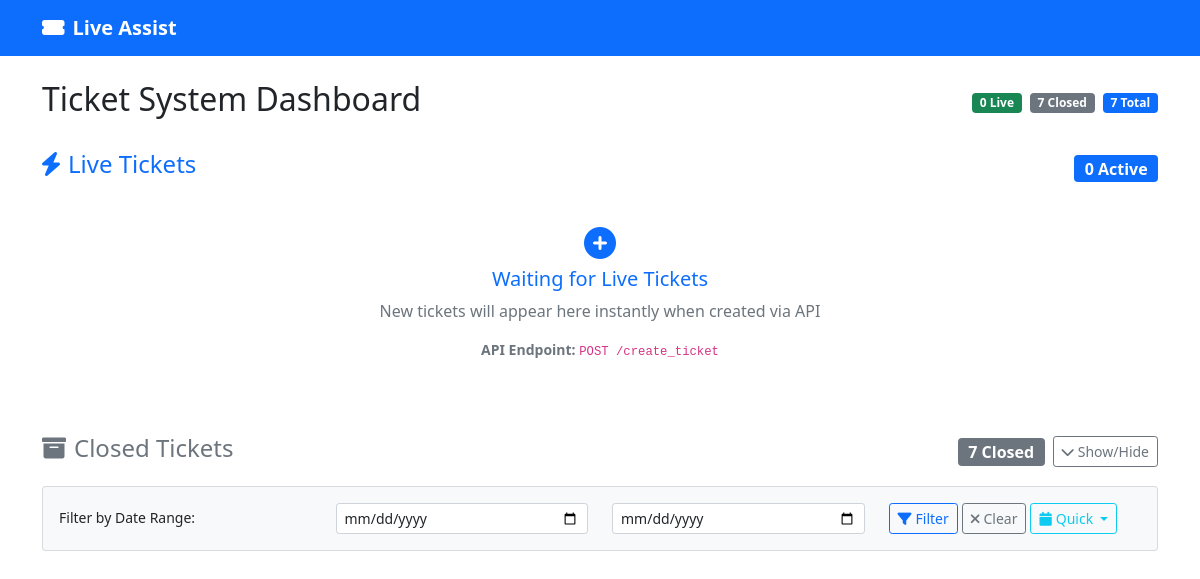
Page /dashboard on the earlier database version.
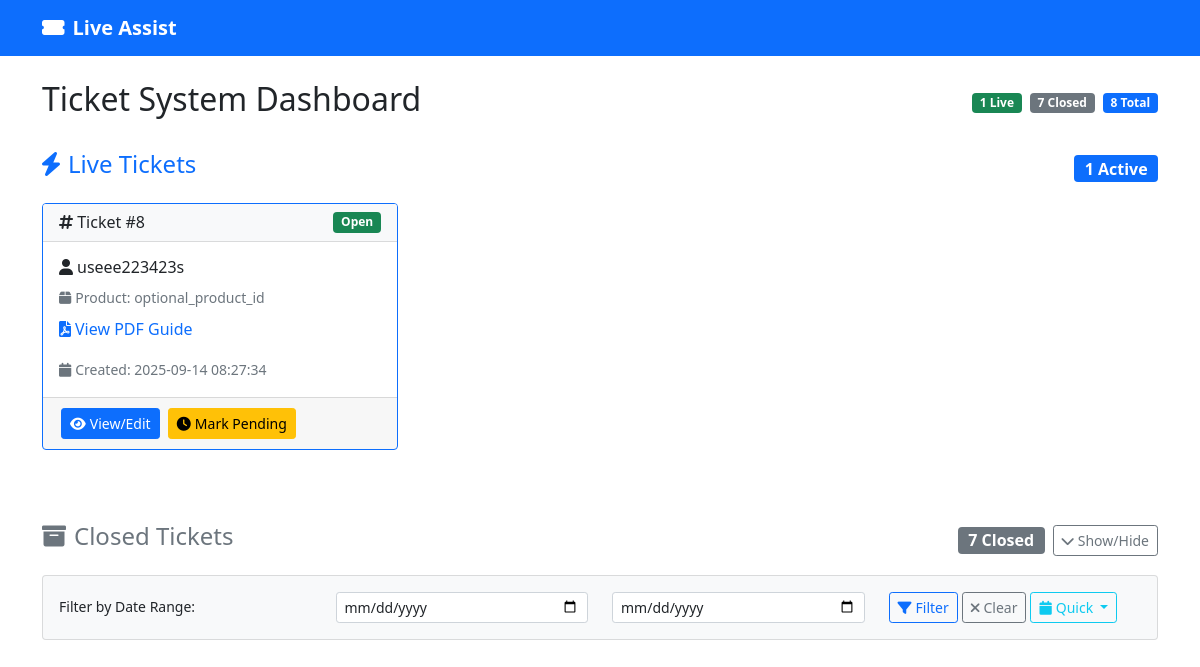
Same page on the later database version.
### tables this page shows
CREATE TABLE tickets (
            id INTEGER PRIMARY KEY AUTOINCREMENT,
            user_id TEXT NOT NULL,
            pdf_link TEXT NOT NULL,
            product_id TEXT,
            other_ids TEXT,
            status TEXT DEFAULT 'Open',
            description TEXT DEFAULT '',
            comments TEXT DEFAULT '',
            created_at TIMESTAMP DEFAULT CURRENT_TIMESTAMP
        );

### app.py (the view)
@app.route('/')
@app.route('/dashboard')
def dashboard():
    conn = sqlite3.connect('tickets.db')
    cursor = conn.cursor()
    cursor.execute('''
        SELECT id, user_id, pdf_link, product_id, status, description, comments, created_at
        FROM tickets
        ORDER BY created_at DESC
    ''')
    tickets = cursor.fetchall()
    conn.close()
    ticket_list = []
    for ticket in tickets:
        ticket_list.append({
            'id': ticket[0],
            'user_id': ticket[1],
            'pdf_link': ticket[2],
            'product_id': ticket[3],
            'status': ticket[4],
            'description': ticket[5],
            'comments': ticket[6],
            'created_at': ticket[7]
        })
    return render_template('dashboard.html', tickets=ticket_list)

### templates/dashboard.html (shortened to what this page needs)
{% extends "base.html" %}
{% block content %}
<div class="d-flex justify-content-between align-items-center mb-4">
    <h1 class="h2">Ticket System Dashboard</h1>
    <div class="d-flex gap-2 align-items-center">
        {% set live_tickets = tickets | selectattr('status', 'in', ['Open', 'Pending']) | list %}
        {% set closed_tickets = tickets | selectattr('status', 'equalto', 'Closed') | list %}
        <span class="badge bg-success">{{ live_tickets|length }} Live</span>
        <span class="badge bg-secondary">{{ closed_tickets|length }} Closed</span>
        <span class="badge bg-primary">{{ tickets|length }} Total</span>
    </div>
</div>
{% set live_tickets = tickets | selectattr('status', 'in', ['Open', 'Pending']) | list %}
<div class="mb-5" id="live-tickets-section">
    <div class="d-flex justify-content-between align-items-center mb-3">
        <h3 class="h4 text-primary">
            <i class="fas fa-bolt me-2"></i>Live Tickets
        </h3>
        <span class="badge bg-primary fs-6" id="live-count">{{ live_tickets|length }} Active</span>
    </div>
    <div class="row" id="live-tickets-container">
        {% if live_tickets %}
            {% for ticket in live_tickets %}
                <div class="col-md-6 col-lg-4 mb-4" data-ticket-id="{{ ticket.id }}">
                    <div class="card ticket-card h-100 border-primary">
                        <div class="card-header d-flex justify-content-between align-items-center bg-light">
                            <h6 class="mb-0">
                                <i class="fas fa-hashtag"></i> Ticket #{{ ticket.id }}
                            </h6>
                            <span class="badge bg-{% if ticket.status == 'Open' %}success{% else %}warning{% endif %}">
                                {{ ticket.status }}
                            </span>
                        </div>
                        <div class="card-body">
                            <h6 class="card-title">
                                <i class="fas fa-user me-1"></i>{{ ticket.user_id }}
                            </h6>
                            {% if ticket.product_id %}
                                <p class="text-muted mb-2">
                                    <small><i class="fas fa-box me-1"></i>Product: {{ ticket.product_id }}</small>
                                </p>
                            {% endif %}
                            <div class="mb-3">
                                <a href="{{ ticket.pdf_link }}" target="_blank" class="pdf-link">
                                    <i class="fas fa-file-pdf me-1"></i>View PDF Guide
                                </a>
                            </div>
                            <small class="text-muted">
                                <i class="fas fa-calendar me-1"></i>Created: {{ ticket.created_at }}
                            </small>
                        </div>
                        <div class="card-footer ticket-actions">
                            <a href="{{ url_for('view_ticket', ticket_id=ticket.id) }}" class="btn btn-primary btn-sm">
                                <i class="fas fa-eye me-1"></i>View/Edit
                            </a>
                            {% if ticket.status == 'Open' %}
                                <a href="{{ url_for('update_status', ticket_id=ticket.id, status='Pending') }}"
                                   class="btn btn-warning btn-sm"
                                   onclick="return confirm('Mark ticket as Pending?')">
                                    <i class="fas fa-clock me-1"></i>Mark Pending
                                </a>
                            {% endif %}
                        </div>
                    </div>
                </div>
            {% endfor %}
        {% else %}
            <div class="col-12">
                <div class="text-center py-4 border-2 border-dashed border-primary rounded">
                    <i class="fas fa-plus-circle fa-2x text-primary mb-2"></i>
                    <h5 class="text-primary">Waiting for Live Tickets</h5>
                    <p class="text-muted mb-3">New tickets will appear here instantly when created via API</p>
                    <div class="small text-muted">
                        <strong>API Endpoint:</strong> <code>POST /create_ticket</code>
                    </div>
                </div>
            </div>
        {% endif %}
    </div>
</div>
{% set closed_tickets = tickets | selectattr('status', 'equalto', 'Closed') | list %}
<div class="mb-4" id="closed-tickets-section">
    <div class="d-flex justify-content-between align-items-center mb-3">
        <h3 class="h4 text-secondary">
            <i class="fas fa-archive me-2"></i>Closed Tickets
        </h3>
        <div class="d-flex align-items-center gap-2">
            <span class="badge bg-secondary fs-6" id="closed-count">{{ closed_tickets|length }} Closed</span>
            {% if closed_tickets %}
                <button class="btn btn-outline-secondary btn-sm" type="button" data-bs-toggle="collapse" data-bs-target="#closed-tickets" aria-expanded="false">
                    <i class="fas fa-chevron-down me-1"></i>Show/Hide
                </button>
            {% endif %}
        </div>
    </div>
    {% if closed_tickets %}
        <div class="row mb-3" id="date-filter-controls">
            <div class="col-md-12">
                <div class="card bg-light">
                    <div class="card-body py-3">
                        <div class="row align-items-center">
                            <div class="col-md-3">
                                <label class="form-label small mb-1">Filter by Date Range:</label>
                            </div>
                            <div class="col-md-3">
                                <input type="date" class="form-control form-control-sm" id="date-from" placeholder="From Date">
                            </div>
                            <div class="col-md-3">
                                <input type="date" class="form-control form-control-sm" id="date-to" placeholder="To Date">
                            </div>
                            <div class="col-md-3">
                                <div class="d-flex gap-1">
                                    <button type="button" class="btn btn-outline-primary btn-sm" onclick="applyDateFilter()">
                                        <i class="fas fa-filter me-1"></i>Filter
                                    </button>
                                    <button type="button" class="btn btn-outline-secondary btn-sm" onclick="clearDateFilter()">
                                        <i class="fas fa-times me-1"></i>Clear
                                    </button>
                                    <div class="dropdown">
                                        <button class="btn btn-outline-info btn-sm dropdown-toggle" type="button" data-bs-toggle="dropdown">
                                            <i class="fas fa-calendar me-1"></i>Quick
                                        </button>
                                    </div>
                                </div>
                            </div>
                        </div>
                    </div>
                </div>
            </div>
        </div>
    {% endif %}
</div>
{% endblock %}

### templates/base.html (shortened to what this page needs)
<!DOCTYPE html>
<html lang="en">
<head>
    <link href="https://cdn.jsdelivr.net/npm/bootstrap@5.1.3/dist/css/bootstrap.min.css" rel="stylesheet">
    <link href="https://cdnjs.cloudflare.com/ajax/libs/font-awesome/6.0.0/css/all.min.css" rel="stylesheet">
</head>
<body>
    <nav class="navbar navbar-expand-lg navbar-dark bg-primary">
        <div class="container">
            <a class="navbar-brand" href="{{ url_for('dashboard') }}">
                <i class="fas fa-ticket-alt me-2"></i>Live Assist
            </a>
        </div>
    </nav>
    <div class="container mt-4">
        {% block content %}{% endblock %}
    </div>
</body>
</html>

### templates/base.html (style rules this page uses)
.ticket-card { transition: transform 0.2s; }
.pdf-link { color: #0d6efd; text-decoration: none; }
.navbar-brand { font-weight: bold; }
.ticket-actions .btn { margin: 2px; }

Differences in the rows shown:
added tickets: id "8", status "Open", user_id "useee223423s", product_id "optional_product_id", created_at "2025-09-14 08:27:34"
Other differences:
{{ live_tickets|length }}: "0" → "1"
{{ tickets|length }}: "7" → "8"
text no longer shown: "Waiting for Live Tickets New tickets will appear here instantly when created via API API Endpoint: POST /create_ticket"
